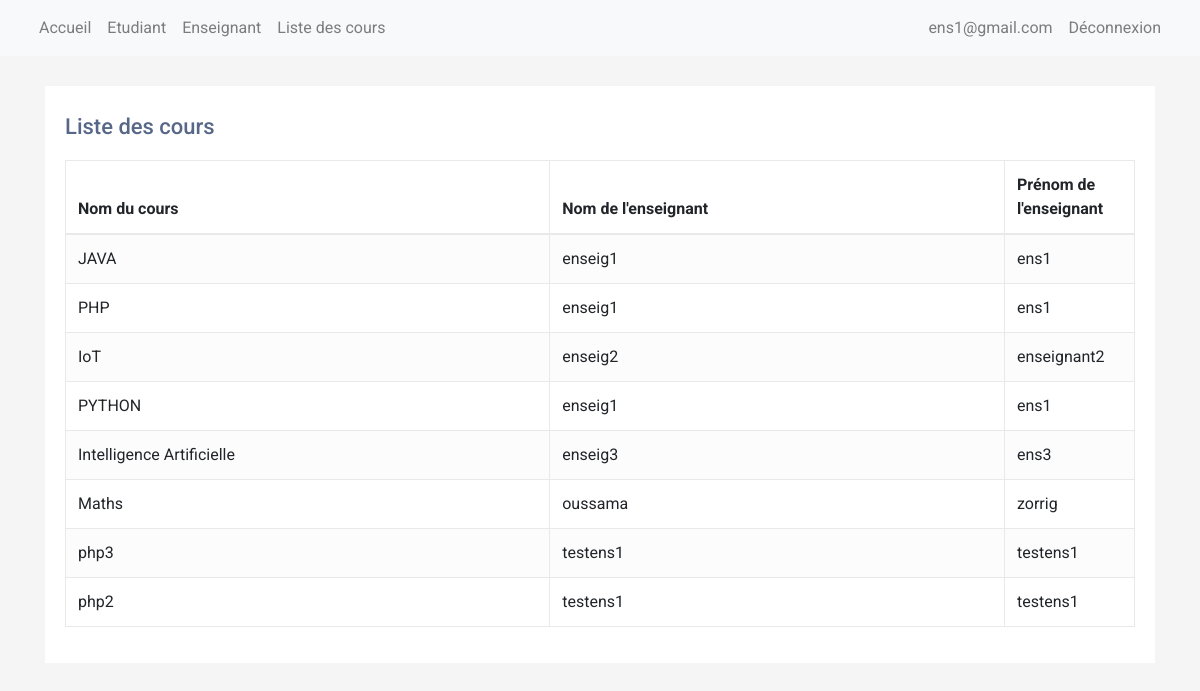
The app's page /miniprojet/Accueil_admin_cours.php (signed in) with its own data.
### tables this page shows
CREATE TABLE `utilisateur` (
  `id_utilisateur` int NOT NULL,
  `nom` varchar(100) DEFAULT NULL,
  `prenom` varchar(100) DEFAULT NULL,
  `email` varchar(100) DEFAULT NULL,
  `mot_de_passe` varchar(100) DEFAULT NULL,
  `Role` int DEFAULT NULL
);

CREATE TABLE `cours` (
  `id_cours` int NOT NULL,
  `nom_cours` varchar(100) DEFAULT NULL,
  `id_utilisateur` int DEFAULT NULL
);

### miniprojet/get_email.php (called while the page is built)
<?php
$conn = connect();
$id_utilisateur = $_SESSION['id_utilisateur'];
    $req = "SELECT email FROM utilisateur WHERE id_utilisateur= :id_utilisateur ";
    $statement = $conn->prepare($req);
    $statement->bindParam(':id_utilisateur', $id_utilisateur, PDO::PARAM_INT);
    $statement->execute();
    $user = $statement->fetch(PDO::FETCH_ASSOC);
?>

### miniprojet/Accueil_admin_cours.php (the view, shortened to what this page needs)
<?php
require_once("get_email.php");
    ?>
    <!DOCTYPE html>
    <html lang="en">
    <head>
    <link rel="stylesheet" href="https://stackpath.bootstrapcdn.com/bootstrap/4.5.0/css/bootstrap.min.css">
    <link rel="stylesheet" href="https://maxcdn.bootstrapcdn.com/font-awesome/4.7.0/css/font-awesome.min.css">
    </head>
    <body>
    <header>
<nav class="navbar navbar-expand-lg navbar-light bg-light">
<div class="container-fluid">
<div class="collapse navbar-collapse" id="navbarNav">
<ul class="navbar-nav">
    <li>
    <a class="nav-link" href="Accueil_admin.php">Accueil</a>
    </li>
<li class="nav-item">
<a class="nav-link" href="Accueil_admin_etudiant.php">Etudiant</a>
</li>
<li class="nav-item">
<a class="nav-link" href="Accueil_admin_enseignant.php">Enseignant</a>
</li>
<li class="nav-item">
<a class="nav-link" href="Accueil_admin_cours.php">Liste des cours</a>
</li>
</ul>
<ul class="navbar-nav ml-auto">
<li class="nav-item">
<a class="nav-link"><?php echo $user['email']; ?></a>
</li>
<li class="nav-item">
<a class="nav-link" href="deconnexion.php">Déconnexion</a>
</li>
</ul>
</div>
</div>
</nav>
</header>
<div class="container-xl">
    <div class="table-responsive">
        <div class="table-wrapper">
            <div class="table-title">
                <h2>Liste des cours</h2>
            </div>
            <table class="table table-striped table-hover table-bordered">
                <thead>
                    <tr>
                        <th>Nom du cours</th>
                        <th>Nom de l'enseignant</th>
                        <th>Prénom de l'enseignant</th>
                    </tr>
                </thead>
                <tbody>
                    <?php
                    require_once("connect.php");
                    $req = "SELECT cours.id_cours, cours.nom_cours, utilisateur.nom, utilisateur.prenom FROM cours JOIN utilisateur ON cours.id_utilisateur = utilisateur.id_utilisateur";
                    try {
                        $resultat = $conn->query($req);
                        while ($ligne = $resultat->fetch(PDO::FETCH_ASSOC)) {
                            echo "<tr>";
                            echo "<td>" . $ligne['nom_cours'] . "</td>";
                            echo "<td>" . $ligne['nom'] . "</td>";
                            echo "<td>" . $ligne['prenom'] . "</td>";
                            echo "</tr>";
                        }
                    } catch (PDOException $e) {
                        echo "Erreur lors de l'exécution de la requête : " . $e->getMessage();
                    }
                    ?>
                </tbody>
            </table>
        </div>
    </div>
</div>
    </body>
    </html>

### miniprojet/Accueil_admin_cours.php (style rules this page uses)
body { color: #566787; background: #f5f5f5; font-family: 'Roboto', sans-serif; }
.table-responsive { margin: 30px 0; }
.table-wrapper { min-width: 1000px; background: #fff; padding: 20px; box-shadow: 0 1px 1px rgba(0,0,0,.05); }
.table-title { padding-bottom: 10px; margin: 0 0 10px; min-width: 100%; }
.table-title h2 { margin: 8px 0 0; font-size: 22px; }
table.table tr th, table.table tr td { border-color: #e9e9e9; }
table.table-striped tbody tr:nth-of-type(odd) { background-color: #fcfcfc; }
table.table td:last-child { width: 130px; }

### records on screen
utilisateur: email "ens1@gmail.com"
cours: nom_cours "JAVA", id_utilisateur.nom "enseig1", id_utilisateur.prenom "ens1"
cours: nom_cours "PHP", id_utilisateur.nom "enseig1", id_utilisateur.prenom "ens1"
cours: nom_cours "IoT", id_utilisateur.nom "enseig2", id_utilisateur.prenom "enseignant2"
cours: nom_cours "PYTHON", id_utilisateur.nom "enseig1", id_utilisateur.prenom "ens1"
cours: nom_cours "Intelligence Artificielle", id_utilisateur.nom "enseig3", id_utilisateur.prenom "ens3"
cours: nom_cours "Maths", id_utilisateur.nom "oussama", id_utilisateur.prenom "zorrig"
cours: nom_cours "php3", id_utilisateur.nom "testens1", id_utilisateur.prenom "testens1"
cours: nom_cours "php2", id_utilisateur.nom "testens1", id_utilisateur.prenom "testens1"
